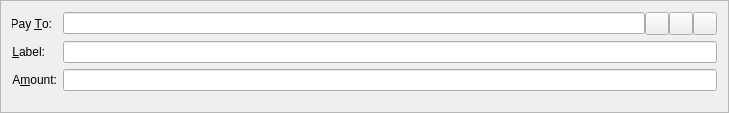
<?xml version="1.0" encoding="UTF-8"?>
<ui version="4.0">
 <class>SendCoinsEntry</class>
 <widget class="QFrame" name="SendCoinsEntry">
  <property name="geometry">
   <rect>
    <x>0</x>
    <y>0</y>
    <width>729</width>
    <height>113</height>
   </rect>
  </property>
  <property name="windowTitle">
   <string>Form</string>
  </property>
  <property name="frameShape">
   <enum>QFrame::StyledPanel</enum>
  </property>
  <property name="frameShadow">
   <enum>QFrame::Sunken</enum>
  </property>
  <layout class="QFormLayout" name="formLayout">
   <property name="fieldGrowthPolicy">
    <enum>QFormLayout::AllNonFixedFieldsGrow</enum>
   </property>
   <item row="0" column="0">
    <widget class="QLabel" name="label_2">
     <property name="text">
      <string>Pay &amp;To:</string>
     </property>
     <property name="alignment">
      <set>Qt::AlignRight|Qt::AlignTrailing|Qt::AlignVCenter</set>
     </property>
     <property name="buddy">
      <cstring>payTo</cstring>
     </property>
    </widget>
   </item>
   <item row="0" column="1">
    <layout class="QHBoxLayout" name="payToLayout">
     <property name="spacing">
      <number>0</number>
     </property>
     <item>
      <widget class="QValidatedLineEdit" name="payTo">
       <property name="toolTip">
        <string>The address to send the payment to  (e.g. 4Zo1ga6xuKuQ7JV7M9rGDoxdbYwV5zgQJ5)</string>
       </property>
       <property name="maxLength">
        <number>34</number>
       </property>
      </widget>
     </item>
     <item>
      <widget class="QToolButton" name="addressBookButton">
       <property name="toolTip">
        <string>Choose address from address book</string>
       </property>
       <property name="text">
        <string/>
       </property>
       <property name="icon">
        <iconset resource="../bitcoin.qrc">
         <normaloff>:/icons/address-book</normaloff>:/icons/address-book</iconset>
       </property>
       <property name="shortcut">
        <string>Alt+A</string>
       </property>
      </widget>
     </item>
     <item>
      <widget class="QToolButton" name="pasteButton">
       <property name="toolTip">
        <string>Paste address from clipboard</string>
       </property>
       <property name="text">
        <string/>
       </property>
       <property name="icon">
        <iconset resource="../bitcoin.qrc">
         <normaloff>:/icons/editpaste</normaloff>:/icons/editpaste</iconset>
       </property>
       <property name="shortcut">
        <string>Alt+P</string>
       </property>
      </widget>
     </item>
     <item>
      <widget class="QToolButton" name="deleteButton">
       <property name="toolTip">
        <string>Remove this recipient</string>
       </property>
       <property name="text">
        <string/>
       </property>
       <property name="icon">
        <iconset resource="../bitcoin.qrc">
         <normaloff>:/icons/remove</normaloff>:/icons/remove</iconset>
       </property>
      </widget>
     </item>
    </layout>
   </item>
   <item row="1" column="0">
    <widget class="QLabel" name="label_4">
     <property name="text">
      <string>&amp;Label:</string>
     </property>
     <property name="alignment">
      <set>Qt::AlignRight|Qt::AlignTrailing|Qt::AlignVCenter</set>
     </property>
     <property name="buddy">
      <cstring>addAsLabel</cstring>
     </property>
    </widget>
   </item>
   <item row="1" column="1">
    <layout class="QHBoxLayout" name="horizontalLayout_2">
     <property name="spacing">
      <number>0</number>
     </property>
     <item>
      <widget class="QValidatedLineEdit" name="addAsLabel">
       <property name="enabled">
        <bool>true</bool>
       </property>
       <property name="toolTip">
        <string>Enter a label for this address to add it to your address book</string>
       </property>
      </widget>
     </item>
    </layout>
   </item>
   <item row="2" column="0">
    <widget class="QLabel" name="label">
     <property name="text">
      <string>A&amp;mount:</string>
     </property>
     <property name="alignment">
      <set>Qt::AlignRight|Qt::AlignTrailing|Qt::AlignVCenter</set>
     </property>
     <property name="buddy">
      <cstring>payAmount</cstring>
     </property>
    </widget>
   </item>
   <item row="2" column="1">
    <widget class="BitcoinAmountField" name="payAmount"/>
   </item>
  </layout>
 </widget>
 <customwidgets>
  <customwidget>
   <class>QValidatedLineEdit</class>
   <extends>QLineEdit</extends>
   <header>qvalidatedlineedit.h</header>
  </customwidget>
  <customwidget>
   <class>BitcoinAmountField</class>
   <extends>QLineEdit</extends>
   <header>bitcoinamountfield.h</header>
   <container>1</container>
  </customwidget>
 </customwidgets>
 <resources>
  <include location="../bitcoin.qrc"/>
 </resources>
 <connections/>
</ui>
